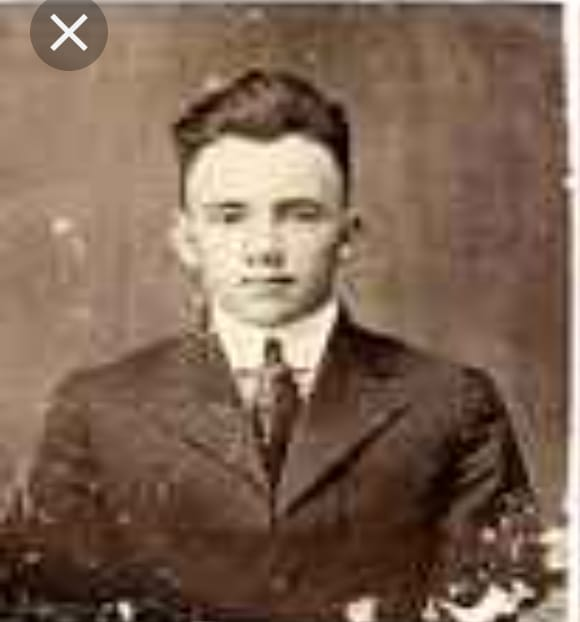
#> input picture res/IMG-20201126-WA0193.jpg, 580 x 622 px; its folder holds only this picture in this run
$ python -i main.py   (imports and definitions only)
#> lines starting #> are read from the running program, lines starting #| are printed output that depends on the picture; pictures that were not available may be replaced by others from this repository, and a replacement may not be noted
import tkinter as tk
from tkinter import Frame, Button
from PIL import Image, ImageTk,ImageFont,ImageDraw
from tkinter import *
from tkinter import filedialog,messagebox
import cv2
from numpy import *
import os
from PIL import Image, ImageTk,ImageEnhance
from tkinter import Label

'''   Globel Veriables  '''

always_keep_orignel_image = ""
image_globel = ""
sec_lab = ""
save_object = ""
image_filename = ""
image_save_main = ""
image_save_icon_1 = ""
image_save_icon_2 = ""
image_save_icon_3 = ""
image_save_passport_1 = ""
image_save_passport_2 = ""
image_save_passport_3 = ""
video_path_globle=""
video_savepath_globle=""
start_framing=""
end_framing=""
window=""
window_main_all_cap=""
size_one= ""
size_two= ""
win_manual=""
x_current_axis = 0
y_current_axis = 0
center_screen_quardenate_x=0
center_screen_quardenate_y=0
final_image=""
three_setimages=[]

'''        Functions           '''

# [15 lines left out: function win_seting, not called in this run]

def location(event):
    print("x = ",event.x,", y = ",event.y)
    return 1

# [8 lines left out: function img_create, not called in this run]

def img_create_lab(imgp, lab, w, h):
    raiseimg = imgp.resize((w, h))
    imgtk = ImageTk.PhotoImage(raiseimg)
    lab.config(image=imgtk)
    lab.image = imgtk
    return lab

# [94 lines left out: functions default_fun, brows_fun, text_en, img_en, icon_set, pasport_set and 1 more, not called in this run]

def filter_try_three(img_lB):
    global final_image
    image=cv2.imread(image_globel)
    image2 = cv2.cvtColor(image, cv2.COLOR_HSV2BGR)
    image2 = cv2.cvtColor(image2, cv2.COLOR_BGR2GRAY)
    figure_size = 9
    new_image = cv2.blur(image2, (figure_size, figure_size))
    processed_image=cv2.cvtColor(new_image,cv2.COLOR_GRAY2RGB)
    image_save_main = Image.fromarray(processed_image)
    final_image = image_save_main
    img_create_lab(image_save_main, img_lB, 330, 494 )
    return 1

# [207 lines left out: functions filter_text_image_1, filter_text_image_2, filter_text_image_3, filter_text_image_4, filter_try_four, making_path and 8 more, not called in this run]

class front_end:
    # [226 lines left out: functions animation, animation_frame, win_one, menu, text_enhancement, img_enhancement and 4 more, not called in this run]

# [4 lines not run here, left out]

>>> import cv2
>>> picture = cv2.imread('res/IMG-20201126-WA0193.jpg', cv2.IMREAD_GRAYSCALE)
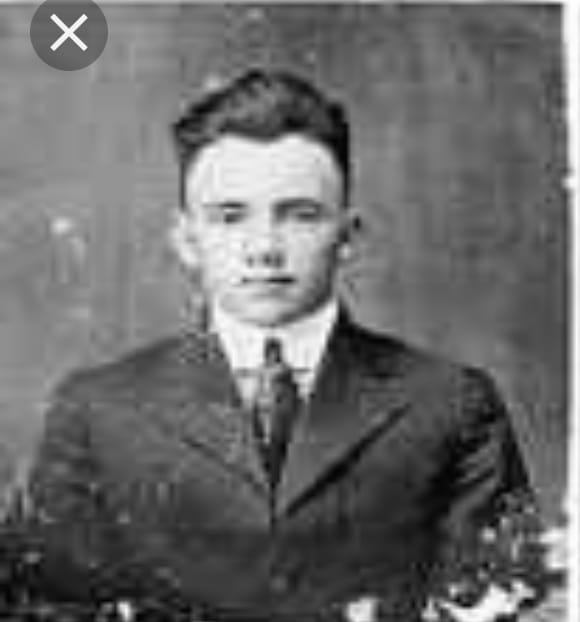
#> picture: shape (622, 580); min 0, max 255, mean 107.1
>>> result = filter_try_three(picture)
#> in filter_try_three, image is the input picture: shape (622, 580, 3); mean B, G, R 84.2, 101.5, 126.4
#> in filter_try_three, `image2 = cv2.cvtColor(image, cv2.COLOR_HSV2BGR)`:
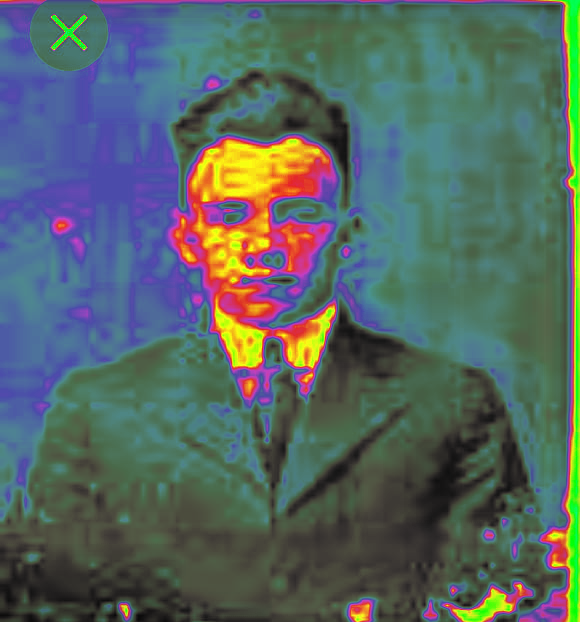
#> image2: shape (622, 580, 3); mean B, G, R 98.5, 101.8, 85.7
#> in filter_try_three, `image2 = cv2.cvtColor(image2, cv2.COLOR_BGR2GRAY)`:
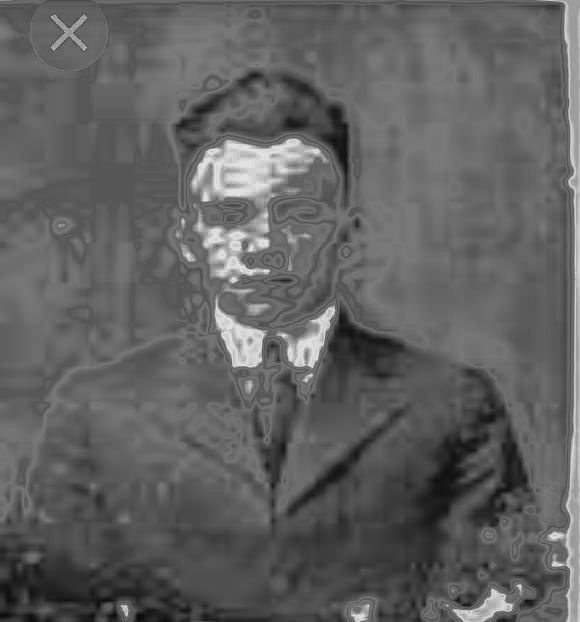
#> image2: shape (622, 580); min 8, max 228, mean 96.6
#> in img_create_lab, `raiseimg = imgp.resize((w, h))`:
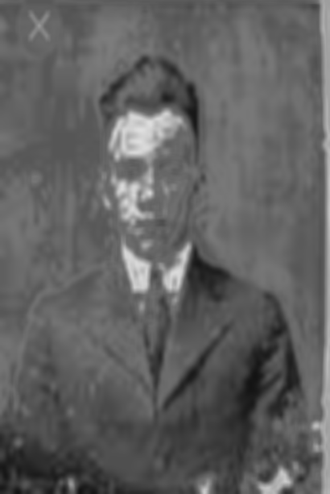
#> raiseimg: PIL image 330x494 RGB; min 18, max 223, mean 96.6
#> (the run stopped early here; a loop or call above may not have finished)
